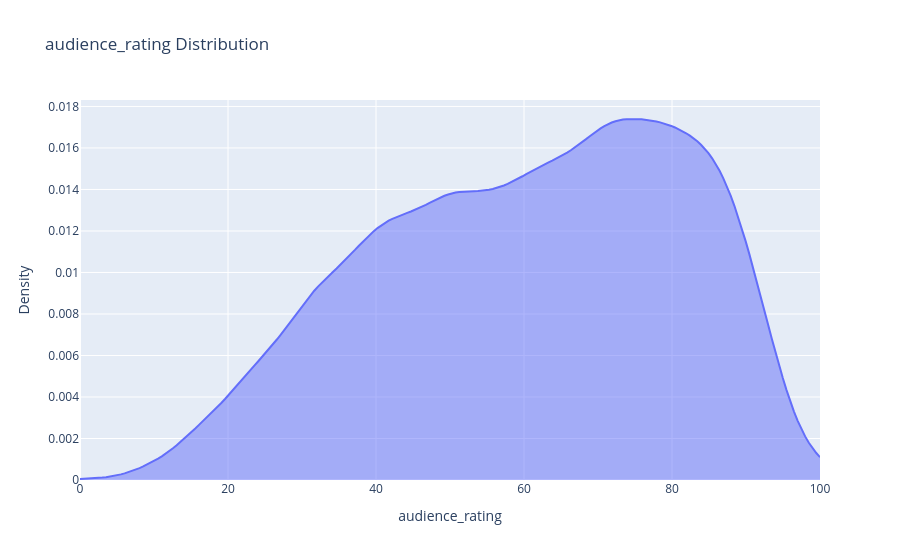

The code cell stored with this chart in its notebook:
### Code cell
g.viz.hist("audience_rating")

### Figure 1 — Plotly figure (JSON) as saved in the notebook; plotly's stock layout.template omitted (floating-point values rounded to 4 significant figures; data arrays with more than 128 entries replaced by an {"elided": "..."} marker saying what was removed)
{"data": [{"fill": "tozeroy", "line": {"color": "#636EFA", "width": 2}, "mode": "lines", "name": "audience_rating", "opacity": 0.7, "type": "scatter", "x": {"elided": "200 float values"}, "y": {"elided": "200 float values"}}], "layout": {"legend": {"orientation": "h", "title": {"text": "audience_rating"}, "x": 0.5, "xanchor": "center", "y": 1.05, "yanchor": "bottom"}, "title": {"text": "audience_rating Distribution"}, "xaxis": {"title": {"text": "audience_rating"}}, "yaxis": {"title": {"text": "Density"}}}}
